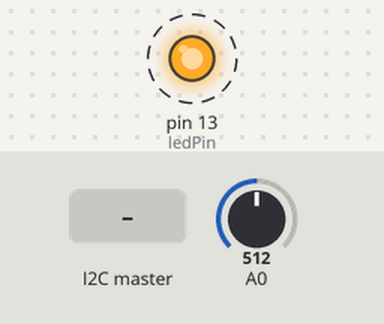
A sketch run on a simulated Arduino Uno, built with avr-gcc and run on an emulated ATmega328P. Parts: output pins drawn as LEDs (lit = HIGH). Dashed ring = blinking. The inputs (shaded band) are chosen by the test bench; at power-on: A0 = 512. What the sketch prints to the serial monitor is not drawn.

Above: at 0.9 s.
1.3 s: the I2C master sends "P"
4.3 s: the I2C master sends the byte 5
Timing chart, 0 to 13.3 s (numbered marks = the images above; inputs shaded):
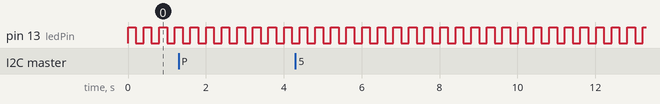

Measured:
- by itself, pin 13 (ledPin): alternates HIGH for 0.20 s and LOW for 0.20 s

The sketch:

I2C_Arduino.ino
```cpp
/*

Listens for commands via I2C from Raspberry Pi

*/

#include <Wire.h> // Include the required Wire library for I2C

// set pin numbers for the five buttons:
const int ledPin = 13;

//Declarations
String inString = "";
int inChar = 0;
int power = 0;
int analogval = 0;
bool sendkeys = LOW;
byte orden;
char buffer[10];         //the ASCII of the integer will be stored in this char array (message sent)

void setup() { // initialize the buttons' inputs:
  pinMode(ledPin, OUTPUT);
  Serial.begin(9600);

  Wire.begin(8); // Start the I2C Bus as Slave on address 8
  Wire.onReceive(receiveEvent); // Attach a function to trigger when something is received.
  Wire.onRequest(requestEvent); // register event
}

void loop() {


  Serial.print("No command yet. Analog value = ");
  Serial.println(analogval);

       if (sendkeys){
        Serial.println(inString);
          orden = Wire.read();    // read command character

        switch (orden) {

        case 'P': //change set power

          inString = ""; //clear input string
           for (int i=1; i<=4; i++) {
             inChar = Wire.read();    // read next character from the I2C
              inString += (char)inChar;
            }
            power = inString.toInt();
            Serial.print("Power = ");
            Serial.println(power);

         break;

         //insert new commands here.<<<<<<<<<<<<<<<<<<<<<<<<<<<<<<<<<<<<<<<<<<<<<<<<<<<<<<<<<<<<<<<<

        }//end switch command interpretation

        sendkeys = LOW; //return to standby mode
        }//end if command received

       analogval = analogRead(A0); //read analog value

        digitalWrite(ledPin, HIGH);   // turn the LED on (HIGH is the voltage level)
        delay(200);           // wait for a second
        digitalWrite(ledPin, LOW);   // turn the LED on (HIGH is the voltage level)
        delay(200);
        }

void receiveEvent(int bytes) {
  sendkeys = HIGH;
}

void requestEvent() {
  Serial.println("Request received");
  int number = analogval;
  Serial.print("Number sent:");
  Serial.println(number);
  Wire.write(itoa(number,buffer,10)); //(integer, yourBuffer, base)
}
```
